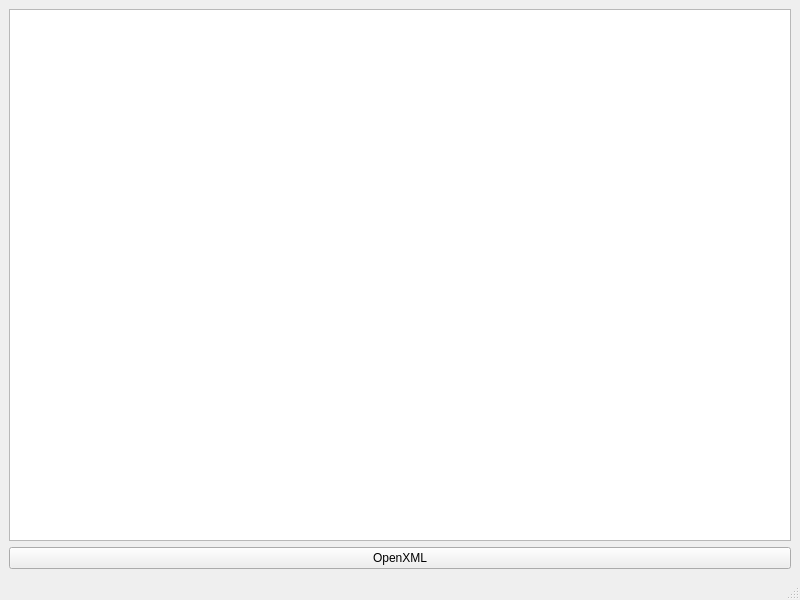
<?xml version="1.0" encoding="UTF-8"?>
<ui version="4.0">
 <class>Graph</class>
 <widget class="QMainWindow" name="Graph">
  <property name="geometry">
   <rect>
    <x>0</x>
    <y>0</y>
    <width>800</width>
    <height>600</height>
   </rect>
  </property>
  <property name="windowTitle">
   <string>Graph</string>
  </property>
  <widget class="QWidget" name="centralwidget">
   <layout class="QGridLayout" name="gridLayout">
    <item row="0" column="0">
     <widget class="QGraphicsView" name="field">
      <property name="sizePolicy">
       <sizepolicy hsizetype="Expanding" vsizetype="Expanding">
        <horstretch>0</horstretch>
        <verstretch>0</verstretch>
       </sizepolicy>
      </property>
      <property name="verticalScrollBarPolicy">
       <enum>Qt::ScrollBarAsNeeded</enum>
      </property>
      <property name="sizeAdjustPolicy">
       <enum>QAbstractScrollArea::AdjustToContents</enum>
      </property>
      <property name="dragMode">
       <enum>QGraphicsView::ScrollHandDrag</enum>
      </property>
     </widget>
    </item>
    <item row="1" column="0">
     <widget class="QPushButton" name="OpenFile">
      <property name="text">
       <string>OpenXML</string>
      </property>
     </widget>
    </item>
   </layout>
  </widget>
  <widget class="QMenuBar" name="menubar">
   <property name="geometry">
    <rect>
     <x>0</x>
     <y>0</y>
     <width>800</width>
     <height>20</height>
    </rect>
   </property>
  </widget>
  <widget class="QStatusBar" name="statusbar"/>
 </widget>
 <resources/>
 <connections/>
</ui>
